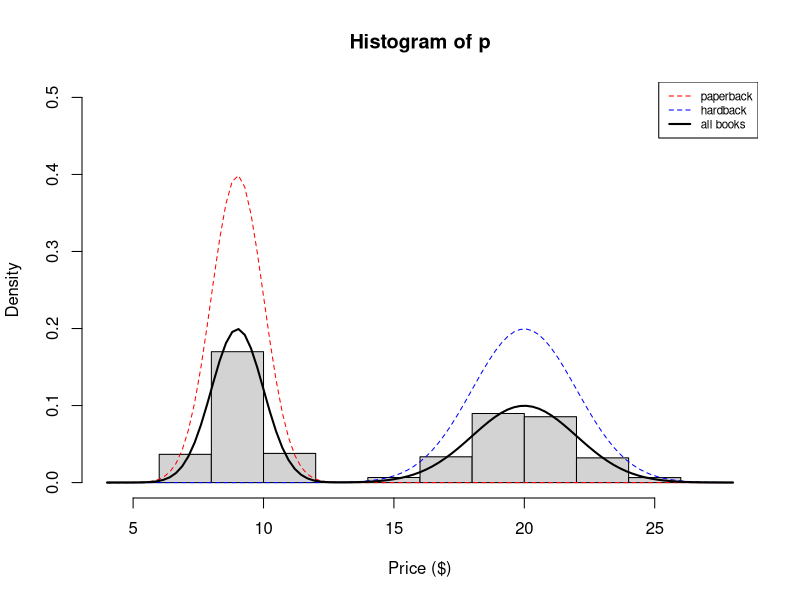
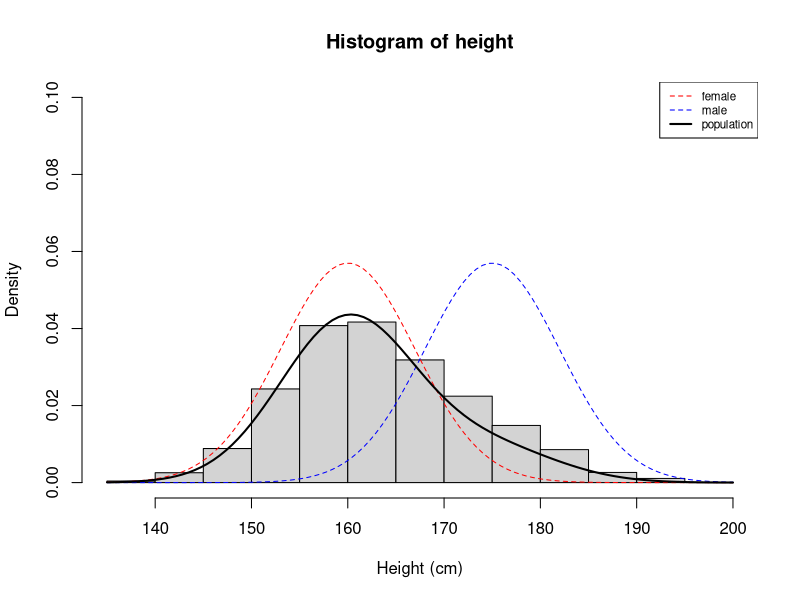
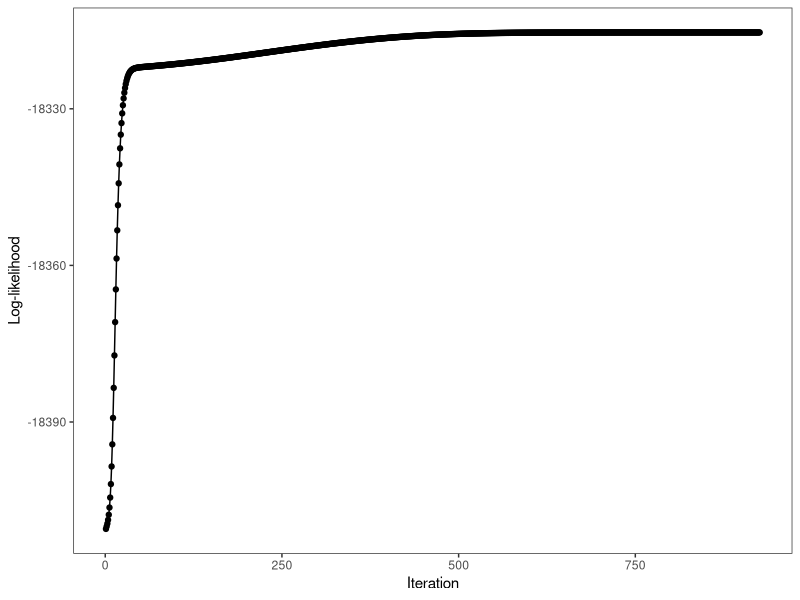

Generate these figures, in order, with R:
## ---- chunk 1
#| label: ex-1
set.seed(12345)

p <- vector()

for (i in 1:5000) {
    z_i <- rbinom(1, 1, 0.5)

    if (z_i == 0) {
        p[i] <- rnorm(1, 9, 1)
    } else {
        p[i] <- rnorm(1, 20, 2)
    }
}
## ---- chunk 2
#| echo: false
hist(p,
    freq = FALSE,
    xlab = "Price ($)", ylab = "Density",
    ylim = c(0, 0.5)
)
curve(dnorm(x, mean = 9, sd = 1),
    add = TRUE,
    lty = 2,
    col = "red"
)
curve(dnorm(x, mean = 20, sd = 2),
    add = TRUE,
    lty = 2,
    col = "blue"
)
curve(.5 * dnorm(x, mean = 9, sd = 1) + .5 * dnorm(x, mean = 20, sd = 2),
    add = TRUE,
    lwd = 2
)
legend("topright", c("paperback", "hardback", "all books"), col = c("red", "blue", "black"), lty = c(2, 2, 1), lwd = c(1, 1, 2), cex = 0.7)
## ---- chunk 3
#| label: ex-2
height <- vector()

for (i in 1:5000) {
    u_i <- rbinom(1, 1, 0.75)

    if (u_i == 1) {
        height[i] <- rnorm(1, mean = 160, sd = 7)
    } else {
        height[i] <- rnorm(1, mean = 175, sd = 7)
    }
}
## ---- chunk 4
#| echo: false

hist(height,
    freq = FALSE,
    xlab = "Height (cm)", ylab = "Density",
    ylim = c(0, 0.1)
)
curve(dnorm(x, mean = 160, sd = 7),
    add = TRUE,
    lty = 2,
    col = "red"
)
curve(dnorm(x, mean = 175, sd = 7),
    add = TRUE,
    lty = 2,
    col = "blue"
)
curve(.75 * dnorm(x, mean = 160, sd = 7) + .15 * dnorm(x, mean = 175, sd = 7),
    add = TRUE,
    lwd = 2
)
legend("topright", c("female", "male", "population"), col = c("red", "blue", "black"), lty = c(2, 2, 1), lwd = c(1, 1, 2), cex = 0.7)
## ---- chunk 5
# Initial values
# weights
pi_1 <- (0.5)
pi_2 <- (0.5)

# I generate a random Bernoulli variable to divide the data in two initial clusters and take their means and variances
mem <- rbinom(length(height), 1, 0.5)

# mean
mean_1 <- mean(height[mem == 0])
mean_2 <- mean(height[mem == 1])

# sigma
sigma_1 <- sd(height[mem == 0])
sigma_2 <- sd(height[mem == 1])
## ---- chunk 6
Q <- vector()
Q[1] <- sum(log(
  dnorm(height, mean_1, sigma_1) * pi_1 +
    dnorm(height, mean_2, sigma_2) * pi_2
  ))
## ---- chunk 7
# E-step
joint_1 <- dnorm(height, mean_1, sigma_1) * pi_1
joint_2 <- dnorm(height, mean_2, sigma_2) * pi_2
marginal <- joint_1 + joint_2

u_1 <- joint_1 / marginal
u_2 <- joint_2 / marginal
## ---- chunk 8
# weights
pi_1 <- sum(u_1) / length(height)
pi_2 <- sum(u_2) / length(height)

# mean
mean_1 <- sum(u_1 * height) / sum(u_1)
mean_2 <- sum(u_2 * height) / sum(u_2)

# sigma
sigma_1 <- sqrt(sum(u_1* (height - mean_1)^2 ) / sum(u_1))
sigma_2 <- sqrt(sum(u_2* (height - mean_2)^2 ) / sum(u_2))
## ---- chunk 9
Q[2] <- sum(log(
  dnorm(height, mean_1, sigma_1) * pi_1 +
    dnorm(height, mean_2, sigma_2) * pi_2
  ))

Q
## ---- chunk 10
k <- 2
while (abs(Q[k]-Q[k-1])>=1e-6) {
  # E step
  joint_1 <- dnorm(height, mean_1, sigma_1) * pi_1
  joint_2 <- dnorm(height, mean_2, sigma_2) * pi_2
  marginal <- joint_1 + joint_2
  
  u_1 <- joint_1 / marginal
  u_2 <- joint_2 / marginal
  
  # M step
  # weights
  pi_1 <- sum(u_1) / length(height)
  pi_2 <- sum(u_2) / length(height)

  # mean
  mean_1 <- sum(u_1 * height) / sum(u_1)
  mean_2 <- sum(u_2 * height) / sum(u_2)

  # sigma
  sigma_1 <- sqrt(sum(u_1* (height - mean_1)^2 ) / sum(u_1))
  sigma_2 <- sqrt(sum(u_2* (height - mean_2)^2 ) / sum(u_2))
  
  k <- k + 1
  Q[k] <- sum(log(
  dnorm(height, mean_1, sigma_1) * pi_1 +
    dnorm(height, mean_2, sigma_2) * pi_2
  ))
}
## ---- chunk 11
#| echo: false
#| message: false
library(tidyverse)

tibble(parameter = c("mu1", "mu2", 
                     "sigma1", "sigma2",
                     "pi1", "pi2"),
       value = c(mean_1, mean_2, sigma_1, sigma_2, pi_1, pi_2),
       value_true = c(175, 160, 7, 7, 25, 75)) %>% 
  knitr::kable(format = "markdown")

ggplot(tibble(iter = seq_along(Q), logLik = Q),
       aes(x = iter, y = logLik)) +
  geom_point() +
  geom_line() +
  labs(x = "Iteration", y = "Log-likelihood") +
  theme_test()
